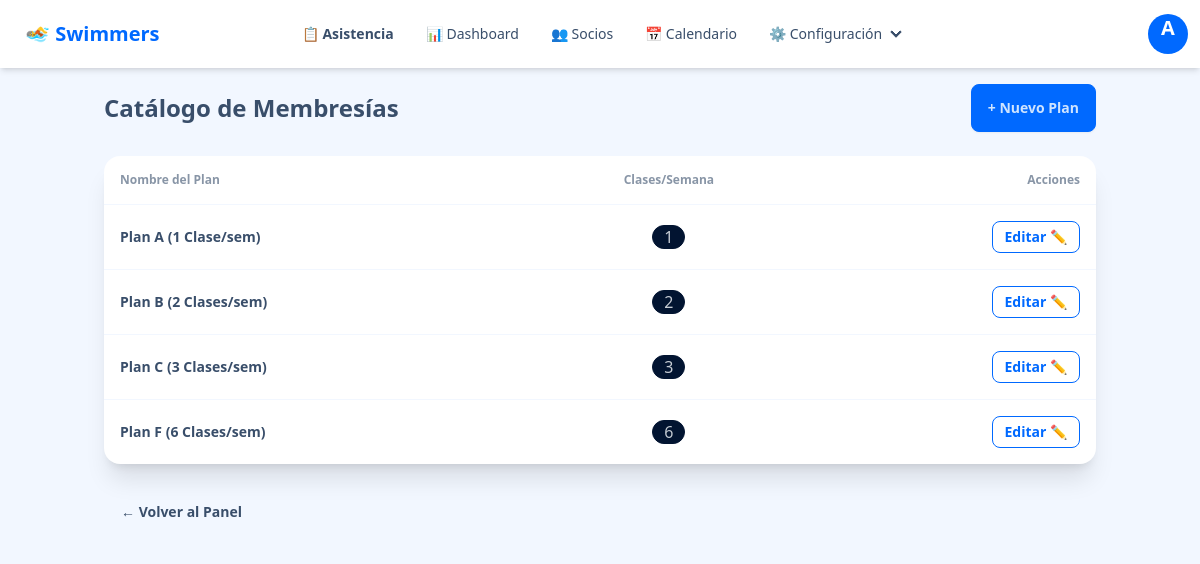
The page /admin/membresias (signed in) on the database its author committed.
### app/models.py (models this page shows, shortened)
class User(UserMixin, db.Model):
    id = db.Column(db.Integer, primary_key=True)
    username = db.Column(db.String(64), index=True, unique=True, nullable=False)
    password_hash = db.Column(db.String(128))
    role = db.Column(db.String(20), nullable=False) # 'admin', 'recepcion', 'instructor'

class Membresia(db.Model):
    id = db.Column(db.Integer, primary_key=True)
    nombre = db.Column(db.String(50), nullable=False)  # Ej: Plan A
    clases_por_semana = db.Column(db.Integer, nullable=False)
    socios = db.relationship('Socio', backref='membresia', lazy=True)
    tarifas = db.relationship('Tarifa', backref='membresia', lazy=True)

### app/routes/admin.py (the view)
@admin_bp.route('/membresias')
@login_required
@admin_required
def membresias():
    lista = Membresia.query.order_by(Membresia.clases_por_semana).all()
    return render_template('admin/membresias_lista.html', membresias=lista)

### app/models.py (called while the page is built)
@login.user_loader
def load_user(id):
    return User.query.get(int(id))

### app/templates/admin/membresias_lista.html
{% extends "base.html" %}
{% block content %}
<div class="flex justify-between items-center mb-6">
    <h1 class="text-2xl font-bold">Catálogo de Membresías</h1>
    <a href="{{ url_for('admin.nueva_membresia') }}" class="btn btn-primary">
        + Nuevo Plan
    </a>
</div>
<div class="card bg-base-100 shadow-xl">
    <div class="card-body p-0">
        <div class="overflow-x-auto">
            <table class="table w-full">
                <thead>
                    <tr>
                        <th class="p-4">Nombre del Plan</th>
                        <th class="text-center">Clases/Semana</th>
                        <th class="text-right p-4">Acciones</th>
                    </tr>
                </thead>
                <tbody>
                    {% for m in membresias %}
                    <tr>
                        <td class="p-4"><strong>{{ m.nombre }}</strong></td>
                        <td class="text-center">
                            <span class="badge badge-lg badge-neutral">{{ m.clases_por_semana }}</span>
                        </td>
                        <td class="text-right p-4">
                            <a href="{{ url_for('admin.editar_membresia', id=m.id) }}"
                               class="btn btn-sm btn-outline btn-primary">
                               Editar ✏️
                            </a>
                        </td>
                    </tr>
                    {% endfor %}
                </tbody>
            </table>
        </div>
    </div>
</div>
<div class="mt-6">
    <a href="{{ url_for('admin.dashboard') }}" class="btn btn-ghost">← Volver al Panel</a>
</div>
{% endblock %}

### app/templates/base.html (shortened to what this page needs)
<!DOCTYPE html>
<html lang="es" data-theme="winter">
<head>
    <link href="https://cdn.jsdelivr.net/npm/daisyui@4.12.10/dist/full.min.css" rel="stylesheet" type="text/css" />
    <script src="https://cdn.tailwindcss.com"></script>
</head>
<body class="min-h-screen bg-base-200">
<div class="navbar bg-base-100 shadow-md sticky top-0 z-50">
    <div class="navbar-start">
      <a class="btn btn-ghost text-xl text-primary font-bold">
          🏊 Swimmers
      </a>
    </div>
    <div class="navbar-center hidden lg:flex">
      <ul class="menu menu-horizontal px-1">
        {% if current_user.is_authenticated %}
          <li>
              <a href="{{ url_for('asistencia.hoy') }}" class="font-semibold">
                  📋 Asistencia
              </a>
          </li>
          {% if current_user.role in ['admin', 'recepcion'] %}
              <li><a href="{{ url_for('reportes.dashboard') }}">📊 Dashboard</a></li>
              <li><a href="{{ url_for('socios.lista') }}">👥 Socios</a></li>
              <li><a href="{{ url_for('horarios.calendario') }}">📅 Calendario</a></li>
          {% endif %}
          {% if current_user.role == 'admin' %}
              <li>
                  <details>
                      <summary>⚙️ Configuración</summary>
                  </details>
              </li>
          {% endif %}
        {% endif %}
      </ul>
    </div>
    <div class="navbar-end">
      {% if current_user.is_authenticated %}
          <div class="dropdown dropdown-end">
              <div tabindex="0" role="button" class="btn btn-ghost btn-circle avatar">
                  <div class="w-10 rounded-full bg-primary text-white flex items-center justify-center">
                      <span class="text-xl font-bold">{{ current_user.username[:1].upper() }}</span>
                  </div>
              </div>
          </div>
      {% else %}
          <a href="{{ url_for('auth.login') }}" class="btn btn-primary btn-sm">Iniciar Sesión</a>
      {% endif %}
    </div>
  </div>
    <main class="container mx-auto p-4">
        {% block content %}{% endblock %}
    </main>
</body>
</html>

### rows shown on the page
User: username "A"
Membresia: nombre "Plan A (1 Clase/sem)", clases_por_semana "1"
Membresia: nombre "Plan B (2 Clases/sem)", clases_por_semana "2"
Membresia: nombre "Plan C (3 Clases/sem)", clases_por_semana "3"
Membresia: nombre "Plan F (6 Clases/sem)", clases_por_semana "6"
